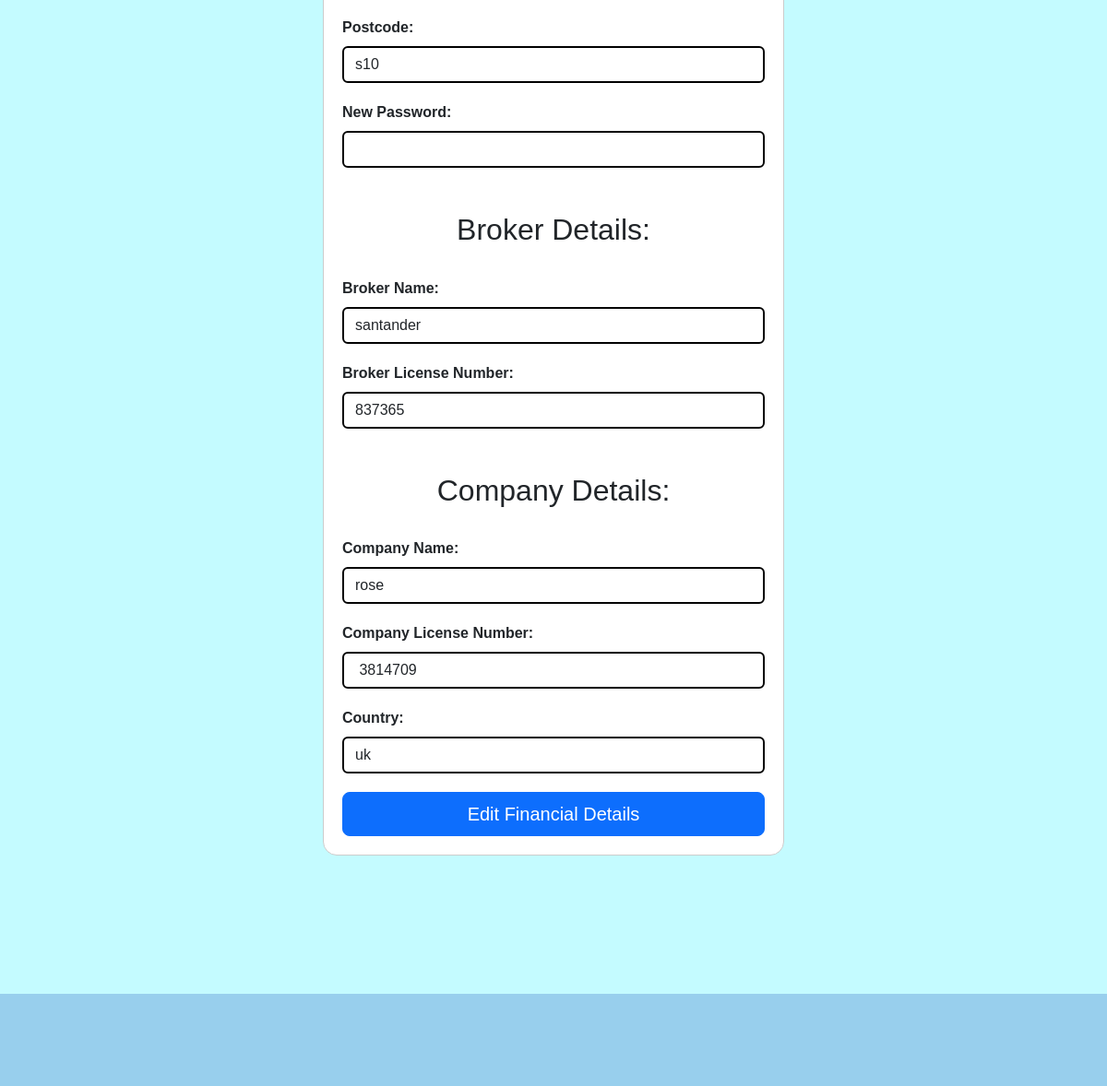
Before: /broker-account-information.php (signed in, lower part) with the older database file.
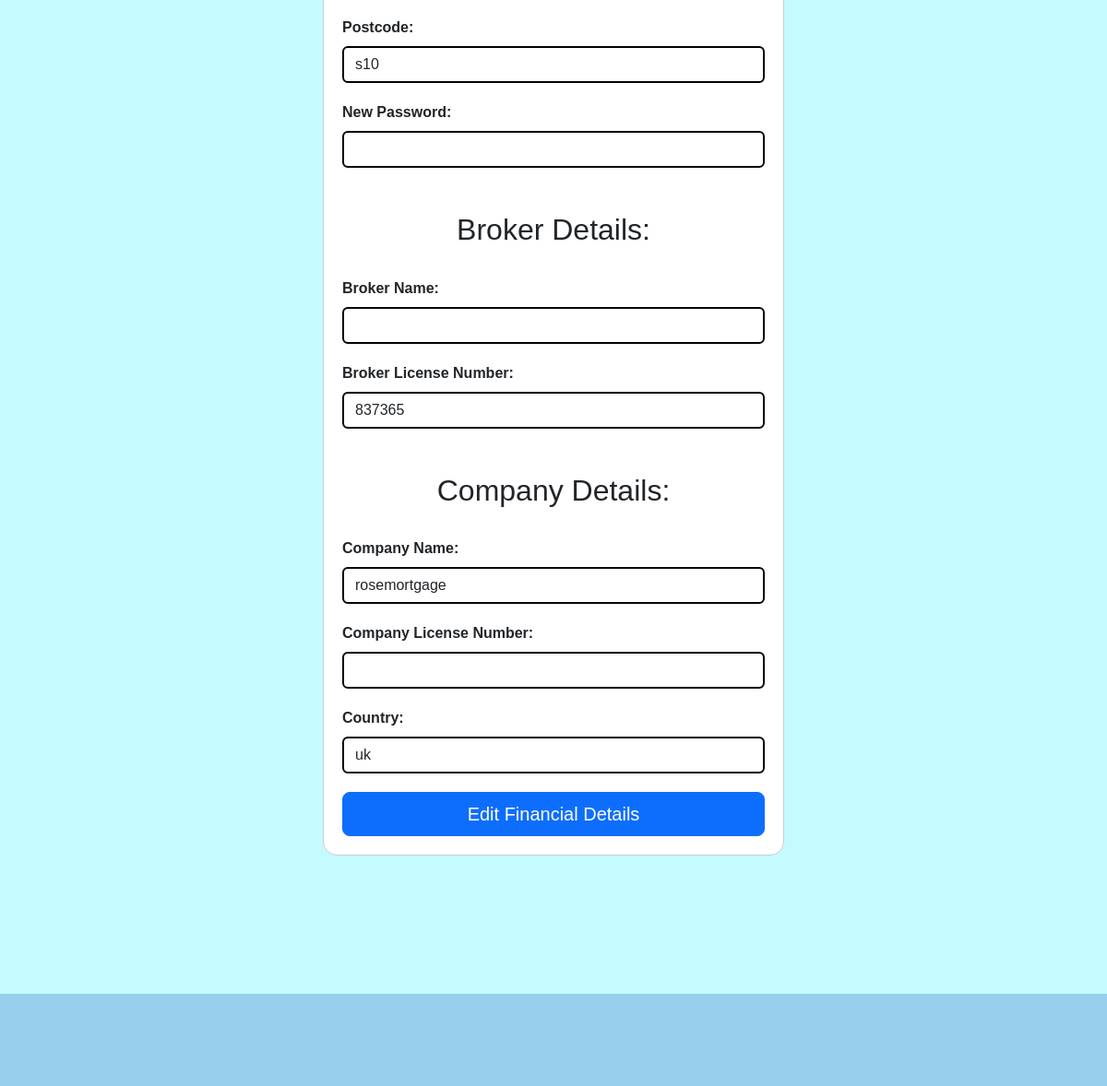
After: the same page with the newer database file.
### tables this page shows
CREATE TABLE "Broker" (
	"Broker_ID"	INTEGER NOT NULL,
	"first_name"	TEXT NOT NULL,
	"last_name"	TEXT NOT NULL,
	"email"	TEXT NOT NULL,
	"phone_number"	INTEGER NOT NULL,
	"country"	TEXT NOT NULL,
	"city"	TEXT NOT NULL,
	"postcode"	TEXT NOT NULL,
	"password"	TEXT NOT NULL,
	"brokage_name"	TEXT NOT NULL,
	"broker_license_number"	INTEGER NOT NULL,
	"company_name"	TEXT NOT NULL,
	"company_registration_number"	INTEGER NOT NULL,
	"company_country"	TEXT NOT NULL,
	"company_county"	TEXT NOT NULL,
	"role"	INTEGER NOT NULL,
	PRIMARY KEY("Broker_ID" AUTOINCREMENT)
);

### broker-account-information.php (the view, shortened to what this page needs)
<?php
include 'connection.php';
$Broker_ID = $_SESSION['Broker_ID'];
$sql = "SELECT  first_name, last_name, email, phone_number, country, city, postcode, brokage_name, broker_license_number, company_name, company_registration_number, company_country
        FROM Broker
        WHERE Broker_ID='$Broker_ID'";
$result = $db->query($sql);
foreach ( $result as $row ) {
}
?>
<!DOCTYPE html>
<html lang="en">
<head>
    <link href="https://cdn.jsdelivr.net/npm/bootstrap@5.3.0-alpha1/dist/css/bootstrap.min.css" rel="stylesheet">
    <link href="style.css" rel="stylesheet"></link>
</head>
<body>
<main>
  <div class="reg">
    <form action="broker-account-information.php" method="post">
        <div class="form-group">
            <label for="postcode" class="form-label">Postcode:</label>
            <input type="text" class="form-control" id="postcode" name="postcode" value="<?php echo $row['postcode']; ?>" required>
        </div>
        <div class="form-group">
            <label for="password" class="form-label">New Password:</label>
            <input type="password" class="form-control" id="password" name="password" required>
        </div>
        <h2 class="mt-5">Broker Details:</h2><br>
        <div class="form-group">
            <label for="broker_name" class="form-label">Broker Name:</label>
            <input type="text" class="form-control" id="broker_name" name="broker_name" value="<?php echo $row['brokage_name']; ?>" required>
        </div>
        <div class="form-group">
            <label for="broker_license_number" class="form-label">Broker License Number:</label>
            <input type="text" class="form-control" id="broker_license_number" name="broker_license_number" value="<?php echo $row['broker_license_number']; ?>" required>
        </div>
        <h2 class="mt-5">Company Details:</h2><br>
        <div class="form-group">
            <label for="company_name" class="form-label">Company Name:</label>
            <input type="text" class="form-control" id="company_name" name="company_name" value="<?php echo $row['company_name']; ?>" required>
        </div>
        <div class="form-group">
            <label for="company_license_number" class="form-label">Company License Number:</label>
            <input type="text" class="form-control" id="company_license_number" name="company_license_number"value=" <?php echo $row['company_registration_number']; ?>" required>
        </div>
        <div class="form-group">
            <label for="company_country" class="form-label">Country:</label>
            <input type="text" class="form-control" id="company_country" name="company_country" value="<?php echo $row['company_country']; ?>" required>
        </div>
        <button type="button" id="editbrokerBtn" class="btn btn-primary btn-lg btn-block" style="width: 100%;">Edit Financial Details</button>
    </form>
  </div>
</main>
<footer>
</footer>
</body>
</html>

### style.css (style rules this page uses)
* { margin: 0; padding: 0; text-decoration: none; font-family: Arial, Helvetica, sans-serif; box-sizing: border-box; list-style: none; }
main { margin-top: 50px; margin-bottom: 50px; }
body { background-color: #c4fbff; display: flex; flex-direction: column; min-height: 100vh; }
.reg { background-color: white; width: 500px; margin: auto; padding: 20px; border: 1px solid #ccc; border-radius: 15px; }
.form-group { margin-bottom: 20px; }
.form-control { border: 2px solid black; }
h2 { text-align: center; }
label { display: block; font-weight: bold; }
footer { background-color: #98CFED; padding: 10px; color: black; height: 100px; width: 100%; bottom: 0; z-index: 1000; margin-top: 100px; }

Changed rows visible on the page:
changed broker "uk": company_name "rose" → "rosemortgage"; broker_name "santander" → (not shown)
Other visible differences:
form field company_license_number: "3814709" → (not shown)
